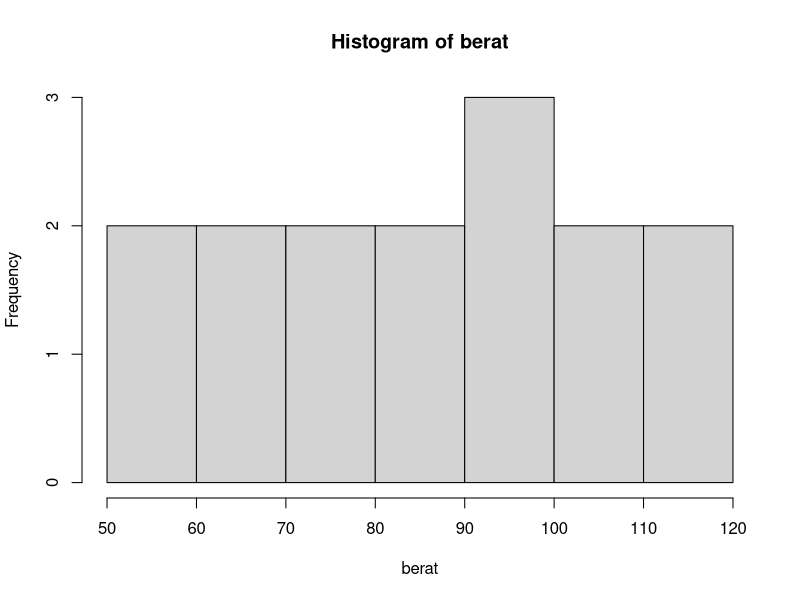
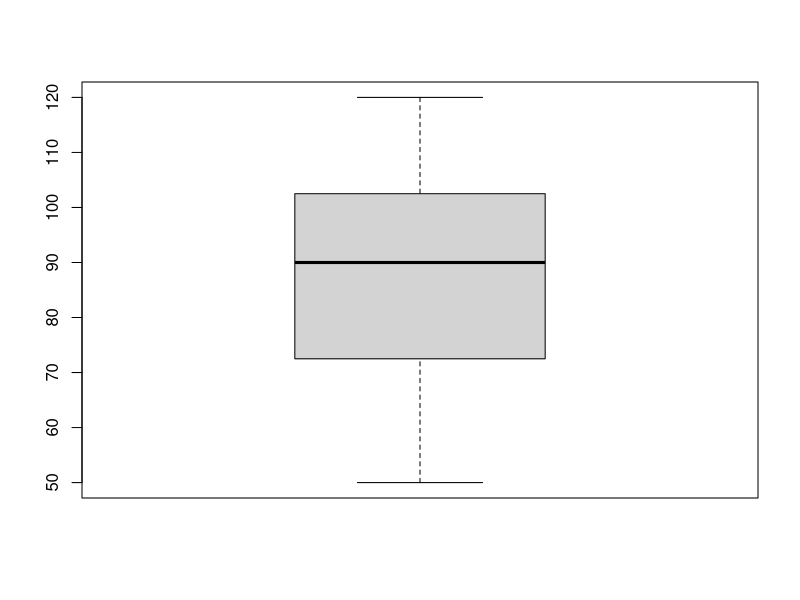
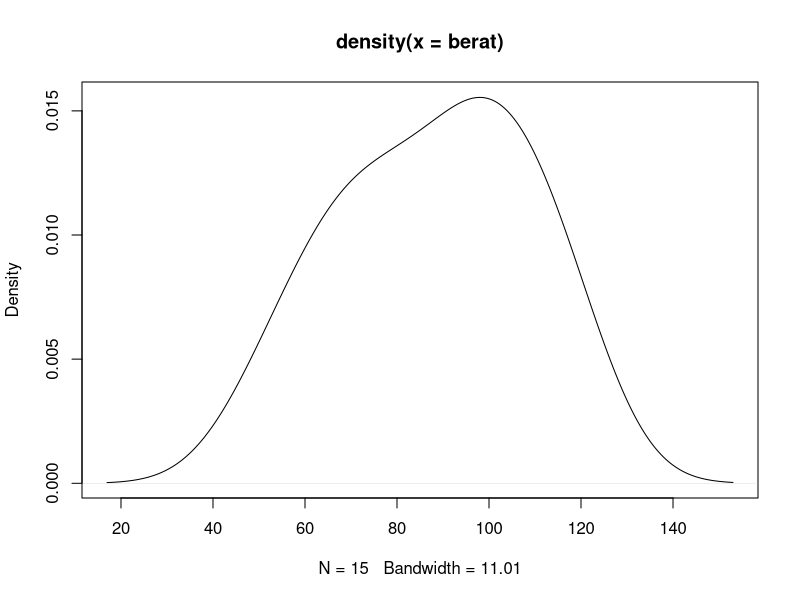

Source code (R) for these figures, in order:
## ---- chunk 1
# data berart bedan
berat <- c(50, 60, 65, 70, 75, 80, 85, 90, 95, 100, 105, 110, 115, 120, 100)
hist(berat)
boxplot(berat)
# density plot
plot(density(berat))
## ---- chunk 2
mean(berat)
median(berat)
